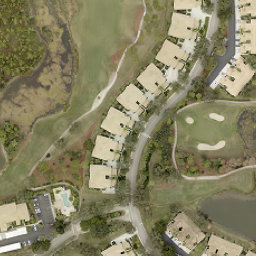
#> input picture data/scenes/ian-estero/before.png, 256 x 256 px
$ python -i geo.py   (imports and definitions only)
#> lines starting #> are read from the running program, lines starting #| are printed output that depends on the picture; after the words box and inside, x2 and y2 are one past the last pixel; in counts of white or black regions, pixels touching at a corner belong together
### clearpath/config.py
"""Paths and settings. Override with environment variables."""
from __future__ import annotations

import os
from pathlib import Path

ROOT = Path(__file__).resolve().parent.parent


def _load_dotenv(path: Path):
    """KEY=value lines from a git-ignored .env file (e.g. GEMINI_API_KEY); real env vars win."""
    if not path.exists():
        return
    for line in path.read_text(encoding="utf-8").splitlines():
        line = line.strip()
        if line and not line.startswith("#") and "=" in line:
            k, v = line.split("=", 1)
            os.environ.setdefault(k.strip(), v.strip().strip('"').strip("'"))


_load_dotenv(ROOT / ".env")
DATA = Path(os.environ.get("CLEARPATH_DATA", ROOT / "data")).resolve()
DB_PATH = DATA / "clearpath.db"
CAPTURES = DATA / "captures"
REFERENCES = DATA / "references"
OVERLAYS = DATA / "overlays"
REPORTS = DATA / "reports"
SATELLITE = DATA / "satellite"
RESOURCES = DATA / "resources"   # cached OpenStreetMap lookups
CHANNELS_FILE = ROOT / "config" / "channels.json"

GEMINI_API_KEY = os.environ.get("GEMINI_API_KEY") or os.environ.get("GOOGLE_API_KEY")
GEMINI_MODEL = os.environ.get("GEMINI_MODEL", "gemini-3.5-flash-lite")

# "auto" = DINOv2 when it can load, otherwise the OpenCV baseline
VISION_METHOD = os.environ.get("CLEARPATH_VISION", "auto")
DINO_MODEL = os.environ.get("CLEARPATH_DINO", "facebook/dinov2-small")

# Extra Hugging Face models: CLIP suggests the damage type, SegFormer finds the walkable surface.
# "auto" = use them when they load; "off" = skip (tests, slow laptops).
ML = os.environ.get("CLEARPATH_ML", "auto")
CLIP_MODEL = os.environ.get("CLEARPATH_CLIP", "openai/clip-vit-base-patch32")
SEG_MODEL = os.environ.get("CLEARPATH_SEG", "nvidia/segformer-b0-finetuned-ade-512-512")

# Network lookups (satellite imagery, OpenStreetMap). "1" = never call out (tests, no Wi-Fi).
OFFLINE = os.environ.get("CLEARPATH_OFFLINE", "0") == "1"
# Generic client name for public map services; never put personal details here.
USER_AGENT = "ClearPath-hackathon/0.2 (storm damage reporting demo)"
# Where demo locations are placed on the map (lat, lon). Default: a residential area of Tampa, FL.
DEMO_CENTER = tuple(float(v) for v in os.environ.get("CLEARPATH_DEMO_CENTER", "28.0006,-82.4594").split(","))
# How far from a known spot a GPS-tagged report can be and still be matched to it.
MATCH_RADIUS_M = float(os.environ.get("CLEARPATH_MATCH_RADIUS_M", "250"))


def ensure_dirs():
    for d in (DATA, CAPTURES, REFERENCES, OVERLAYS, REPORTS, SATELLITE, RESOURCES):
        d.mkdir(parents=True, exist_ok=True)

### clearpath/geo.py
"""Where things are: GPS from photos, satellite imagery before the storm, tree-risk, geocoding.

* exif_gps(): read GPS from a phone photo BEFORE capture.py strips EXIF, so a resident's
  report lands on the right neighborhood spot without them picking it.
* satellite_image(): a before-storm aerial image around a spot, from USGS NAIP aerial imagery
  (about 0.6 m per pixel, US public domain, no API key), with the coarser USGS basemap as fallback. Hugging Face hosts models, not imagery
  of arbitrary neighborhoods, so imagery comes from here by coordinates.
* canopy_fraction(): how much of the area around a route is tree canopy, from the aerial
  image (excess-green index). More canopy over a route = more likely blocked after a storm.
* geocode(): address -> (lat, lon) via OpenStreetMap Nominatim (1 request, generic client name).
"""
from __future__ import annotations

import io
import math
from pathlib import Path

import numpy as np
from PIL import Image

from . import config

EARTH_R = 6_371_000.0
IMAGERY = (  # tried in order
    ("USGS NAIP", "https://imagery.nationalmap.gov/arcgis/rest/services/USGSNAIPImagery/ImageServer/exportImage"),
    ("USGS basemap", "https://basemap.nationalmap.gov/arcgis/rest/services/USGSImageryOnly/MapServer/export"),
)
NOMINATIM = "https://nominatim.openstreetmap.org/search"


# [84 lines left out: functions haversine_m, nearest, _ratio, exif_gps, bbox, satellite_image, not called in this run]


def canopy_fraction(image_path: Path | str, radius_frac: float = 0.5) -> float:
    """Share of the area around the centre that looks like tree canopy.

    Excess-green index on chromatic coordinates: ExG = 2g − r − b, with r = R/(R+G+B) etc.
    Vegetation has ExG > 0.05; pavement and roofs sit near or below 0.
    Dark green (canopy) is separated from bright lawn by brightness < 0.45.
    Green water also passes both tests, so canopy must be textured too: local standard
    deviation of brightness (9x9 window) ≥ 0.035. Water is smooth; tree crowns are not.
    """
#> called with image_path = '../data/scenes/ian-estero/before.png', radius_frac = 0.5
    import cv2
    rgb = np.asarray(Image.open(image_path).convert("RGB"), np.float32) / 255.0
    total = rgb.sum(-1) + 1e-6
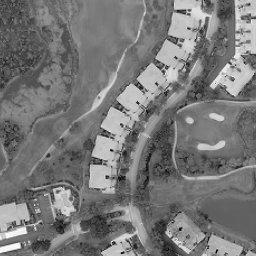
#> total: shape (256, 256) float32; min 0.0157, max 3, mean 1.42; drawn with min black and max white
    r, g, b = (rgb[..., i] / total for i in range(3))
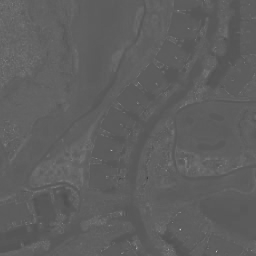
#> r: shape (256, 256) float32; min 0.241, max 0.75, mean 0.374
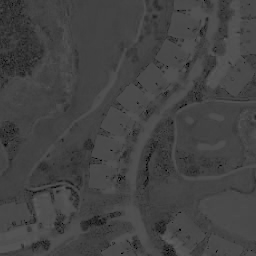
#> b: shape (256, 256) float32; min 0, max 0.383, mean 0.264
    exg = 2 * g - r - b
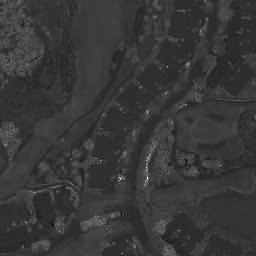
#> exg: shape (256, 256) float32; min -0.25, max 1.28, mean 0.0869; drawn with min black and max white
    bright = rgb.mean(-1)
    mean = cv2.blur(bright, (9, 9))
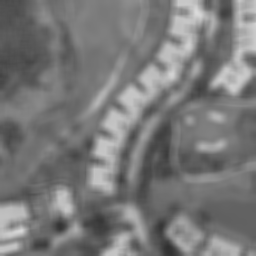
#> mean: shape (256, 256) float32; min 0.188, max 0.856, mean 0.475
    texture = np.sqrt(np.maximum(cv2.blur(bright * bright, (9, 9)) - mean * mean, 0))
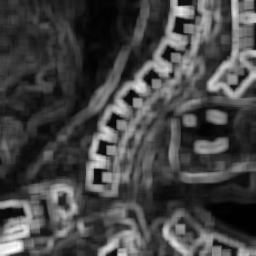
#> texture: shape (256, 256) float32; min 0.0012, max 0.283, mean 0.0784; drawn with min black and max white
    canopy = (exg > 0.05) & (bright < 0.45) & (texture >= 0.035)
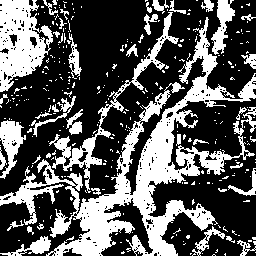
#> canopy: shape (256, 256) bool; 35.1% white; 320 white regions (281 under 20 px), largest, box (x1, y1, x2, y2) and area: (0, 17, 256, 256) 12685, (0, 0, 53, 92) 2938, (49, 12, 179, 193) 1907
    h, w = canopy.shape
#> h = 256; w = 256
    yy, xx = np.ogrid[:h, :w]
#> yy = 256 values from 0 to 255
    inside = (yy - h / 2) ** 2 + (xx - w / 2) ** 2 <= (radius_frac * min(h, w)) ** 2
    return float(canopy[inside].mean())


# [27 lines left out: functions tree_risk, geocode, offset, not called in this run]

>>> result = canopy_fraction('../data/scenes/ian-estero/before.png')
#> result = 0.345
